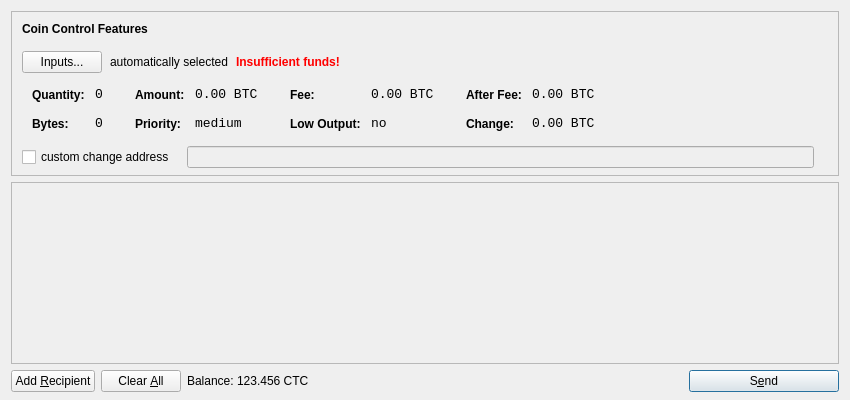
<?xml version="1.0" encoding="UTF-8"?>
<ui version="4.0">
 <class>SendCoinsDialog</class>
 <widget class="QDialog" name="SendCoinsDialog">
  <property name="geometry">
   <rect>
    <x>0</x>
    <y>0</y>
    <width>850</width>
    <height>400</height>
   </rect>
  </property>
  <property name="windowTitle">
   <string>Send Coins</string>
  </property>
  <layout class="QVBoxLayout" name="verticalLayout" stretch="0,1,0">
   <property name="bottomMargin">
    <number>8</number>
   </property>
   <item>
    <widget class="QFrame" name="frameCoinControl">
     <property name="sizePolicy">
      <sizepolicy hsizetype="Expanding" vsizetype="Expanding">
       <horstretch>0</horstretch>
       <verstretch>0</verstretch>
      </sizepolicy>
     </property>
     <property name="maximumSize">
      <size>
       <width>16777215</width>
       <height>16777215</height>
      </size>
     </property>
     <property name="frameShape">
      <enum>QFrame::StyledPanel</enum>
     </property>
     <property name="frameShadow">
      <enum>QFrame::Sunken</enum>
     </property>
     <layout class="QVBoxLayout" name="verticalLayoutCoinControl2">
      <property name="spacing">
       <number>-1</number>
      </property>
      <property name="leftMargin">
       <number>0</number>
      </property>
      <property name="topMargin">
       <number>0</number>
      </property>
      <property name="rightMargin">
       <number>0</number>
      </property>
      <property name="bottomMargin">
       <number>6</number>
      </property>
      <item>
       <layout class="QVBoxLayout" name="verticalLayoutCoinControl" stretch="0,0,0,0,1">
        <property name="spacing">
         <number>0</number>
        </property>
        <property name="leftMargin">
         <number>10</number>
        </property>
        <property name="topMargin">
         <number>10</number>
        </property>
        <item>
         <layout class="QHBoxLayout" name="horizontalLayoutCoinControl1">
          <property name="bottomMargin">
           <number>15</number>
          </property>
          <item>
           <widget class="QLabel" name="labelCoinControlFeatures">
            <property name="sizePolicy">
             <sizepolicy hsizetype="Preferred" vsizetype="Maximum">
              <horstretch>0</horstretch>
              <verstretch>0</verstretch>
             </sizepolicy>
            </property>
            <property name="font">
             <font>
              <weight>75</weight>
              <bold>true</bold>
             </font>
            </property>
            <property name="styleSheet">
             <string notr="true">font-weight:bold;</string>
            </property>
            <property name="text">
             <string>Coin Control Features</string>
            </property>
           </widget>
          </item>
         </layout>
        </item>
        <item>
         <layout class="QHBoxLayout" name="horizontalLayoutCoinControl2" stretch="0,0,0,0">
          <property name="spacing">
           <number>8</number>
          </property>
          <property name="bottomMargin">
           <number>10</number>
          </property>
          <item>
           <widget class="QPushButton" name="pushButtonCoinControl">
            <property name="styleSheet">
             <string notr="true"/>
            </property>
            <property name="text">
             <string>Inputs...</string>
            </property>
           </widget>
          </item>
          <item>
           <widget class="QLabel" name="labelCoinControlAutomaticallySelected">
            <property name="text">
             <string>automatically selected</string>
            </property>
            <property name="margin">
             <number>5</number>
            </property>
           </widget>
          </item>
          <item>
           <widget class="QLabel" name="labelCoinControlInsuffFunds">
            <property name="font">
             <font>
              <weight>75</weight>
              <bold>true</bold>
             </font>
            </property>
            <property name="styleSheet">
             <string notr="true">color:red;font-weight:bold;</string>
            </property>
            <property name="text">
             <string>Insufficient funds!</string>
            </property>
            <property name="margin">
             <number>5</number>
            </property>
           </widget>
          </item>
          <item>
           <spacer name="horizontalSpacerCoinControl">
            <property name="orientation">
             <enum>Qt::Horizontal</enum>
            </property>
            <property name="sizeHint" stdset="0">
             <size>
              <width>40</width>
              <height>1</height>
             </size>
            </property>
           </spacer>
          </item>
         </layout>
        </item>
        <item>
         <widget class="QWidget" name="widgetCoinControl" native="true">
          <property name="sizePolicy">
           <sizepolicy hsizetype="Preferred" vsizetype="Preferred">
            <horstretch>0</horstretch>
            <verstretch>0</verstretch>
           </sizepolicy>
          </property>
          <property name="minimumSize">
           <size>
            <width>0</width>
            <height>0</height>
           </size>
          </property>
          <property name="styleSheet">
           <string notr="true"/>
          </property>
          <layout class="QHBoxLayout" name="horizontalLayoutCoinControl5">
           <property name="margin">
            <number>0</number>
           </property>
           <item>
            <layout class="QHBoxLayout" name="horizontalLayoutCoinControl3" stretch="0,0,0,1">
             <property name="spacing">
              <number>20</number>
             </property>
             <property name="topMargin">
              <number>0</number>
             </property>
             <property name="bottomMargin">
              <number>10</number>
             </property>
             <item>
              <layout class="QFormLayout" name="formLayoutCoinControl1">
               <property name="horizontalSpacing">
                <number>10</number>
               </property>
               <property name="verticalSpacing">
                <number>14</number>
               </property>
               <property name="leftMargin">
                <number>10</number>
               </property>
               <property name="topMargin">
                <number>4</number>
               </property>
               <property name="rightMargin">
                <number>6</number>
               </property>
               <item row="0" column="0">
                <widget class="QLabel" name="labelCoinControlQuantityText">
                 <property name="styleSheet">
                  <string notr="true">font-weight:bold;</string>
                 </property>
                 <property name="text">
                  <string>Quantity:</string>
                 </property>
                 <property name="margin">
                  <number>0</number>
                 </property>
                </widget>
               </item>
               <item row="0" column="1">
                <widget class="QLabel" name="labelCoinControlQuantity">
                 <property name="font">
                  <font>
                   <family>Monospace</family>
                   <pointsize>10</pointsize>
                  </font>
                 </property>
                 <property name="cursor">
                  <cursorShape>IBeamCursor</cursorShape>
                 </property>
                 <property name="contextMenuPolicy">
                  <enum>Qt::ActionsContextMenu</enum>
                 </property>
                 <property name="text">
                  <string notr="true">0</string>
                 </property>
                 <property name="margin">
                  <number>0</number>
                 </property>
                 <property name="textInteractionFlags">
                  <set>Qt::LinksAccessibleByMouse|Qt::TextSelectableByKeyboard|Qt::TextSelectableByMouse</set>
                 </property>
                </widget>
               </item>
               <item row="1" column="0">
                <widget class="QLabel" name="labelCoinControlBytesText">
                 <property name="styleSheet">
                  <string notr="true">font-weight:bold;</string>
                 </property>
                 <property name="text">
                  <string>Bytes:</string>
                 </property>
                </widget>
               </item>
               <item row="1" column="1">
                <widget class="QLabel" name="labelCoinControlBytes">
                 <property name="font">
                  <font>
                   <family>Monospace</family>
                   <pointsize>10</pointsize>
                  </font>
                 </property>
                 <property name="cursor">
                  <cursorShape>IBeamCursor</cursorShape>
                 </property>
                 <property name="contextMenuPolicy">
                  <enum>Qt::ActionsContextMenu</enum>
                 </property>
                 <property name="text">
                  <string notr="true">0</string>
                 </property>
                 <property name="textInteractionFlags">
                  <set>Qt::LinksAccessibleByMouse|Qt::TextSelectableByKeyboard|Qt::TextSelectableByMouse</set>
                 </property>
                </widget>
               </item>
              </layout>
             </item>
             <item>
              <layout class="QFormLayout" name="formLayoutCoinControl2">
               <property name="horizontalSpacing">
                <number>10</number>
               </property>
               <property name="verticalSpacing">
                <number>14</number>
               </property>
               <property name="leftMargin">
                <number>6</number>
               </property>
               <property name="topMargin">
                <number>4</number>
               </property>
               <property name="rightMargin">
                <number>6</number>
               </property>
               <item row="0" column="0">
                <widget class="QLabel" name="labelCoinControlAmountText">
                 <property name="styleSheet">
                  <string notr="true">font-weight:bold;</string>
                 </property>
                 <property name="text">
                  <string>Amount:</string>
                 </property>
                 <property name="margin">
                  <number>0</number>
                 </property>
                </widget>
               </item>
               <item row="0" column="1">
                <widget class="QLabel" name="labelCoinControlAmount">
                 <property name="font">
                  <font>
                   <family>Monospace</family>
                   <pointsize>10</pointsize>
                  </font>
                 </property>
                 <property name="cursor">
                  <cursorShape>IBeamCursor</cursorShape>
                 </property>
                 <property name="contextMenuPolicy">
                  <enum>Qt::ActionsContextMenu</enum>
                 </property>
                 <property name="text">
                  <string notr="true">0.00 BTC</string>
                 </property>
                 <property name="textInteractionFlags">
                  <set>Qt::LinksAccessibleByMouse|Qt::TextSelectableByKeyboard|Qt::TextSelectableByMouse</set>
                 </property>
                </widget>
               </item>
               <item row="1" column="0">
                <widget class="QLabel" name="labelCoinControlPriorityText">
                 <property name="styleSheet">
                  <string notr="true">font-weight:bold;</string>
                 </property>
                 <property name="text">
                  <string>Priority:</string>
                 </property>
                </widget>
               </item>
               <item row="1" column="1">
                <widget class="QLabel" name="labelCoinControlPriority">
                 <property name="font">
                  <font>
                   <family>Monospace</family>
                   <pointsize>10</pointsize>
                  </font>
                 </property>
                 <property name="cursor">
                  <cursorShape>IBeamCursor</cursorShape>
                 </property>
                 <property name="contextMenuPolicy">
                  <enum>Qt::ActionsContextMenu</enum>
                 </property>
                 <property name="text">
                  <string>medium</string>
                 </property>
                 <property name="textInteractionFlags">
                  <set>Qt::LinksAccessibleByMouse|Qt::TextSelectableByKeyboard|Qt::TextSelectableByMouse</set>
                 </property>
                </widget>
               </item>
              </layout>
             </item>
             <item>
              <layout class="QFormLayout" name="formLayoutCoinControl3">
               <property name="horizontalSpacing">
                <number>10</number>
               </property>
               <property name="verticalSpacing">
                <number>14</number>
               </property>
               <property name="leftMargin">
                <number>6</number>
               </property>
               <property name="topMargin">
                <number>4</number>
               </property>
               <property name="rightMargin">
                <number>6</number>
               </property>
               <item row="0" column="0">
                <widget class="QLabel" name="labelCoinControlFeeText">
                 <property name="styleSheet">
                  <string notr="true">font-weight:bold;</string>
                 </property>
                 <property name="text">
                  <string>Fee:</string>
                 </property>
                 <property name="margin">
                  <number>0</number>
                 </property>
                </widget>
               </item>
               <item row="0" column="1">
                <widget class="QLabel" name="labelCoinControlFee">
                 <property name="font">
                  <font>
                   <family>Monospace</family>
                   <pointsize>10</pointsize>
                  </font>
                 </property>
                 <property name="cursor">
                  <cursorShape>IBeamCursor</cursorShape>
                 </property>
                 <property name="contextMenuPolicy">
                  <enum>Qt::ActionsContextMenu</enum>
                 </property>
                 <property name="text">
                  <string notr="true">0.00 BTC</string>
                 </property>
                 <property name="textInteractionFlags">
                  <set>Qt::LinksAccessibleByMouse|Qt::TextSelectableByKeyboard|Qt::TextSelectableByMouse</set>
                 </property>
                </widget>
               </item>
               <item row="1" column="0">
                <widget class="QLabel" name="labelCoinControlLowOutputText">
                 <property name="styleSheet">
                  <string notr="true">font-weight:bold;</string>
                 </property>
                 <property name="text">
                  <string>Low Output:</string>
                 </property>
                </widget>
               </item>
               <item row="1" column="1">
                <widget class="QLabel" name="labelCoinControlLowOutput">
                 <property name="font">
                  <font>
                   <family>Monospace</family>
                   <pointsize>10</pointsize>
                  </font>
                 </property>
                 <property name="cursor">
                  <cursorShape>IBeamCursor</cursorShape>
                 </property>
                 <property name="contextMenuPolicy">
                  <enum>Qt::ActionsContextMenu</enum>
                 </property>
                 <property name="text">
                  <string>no</string>
                 </property>
                 <property name="textInteractionFlags">
                  <set>Qt::LinksAccessibleByMouse|Qt::TextSelectableByKeyboard|Qt::TextSelectableByMouse</set>
                 </property>
                </widget>
               </item>
              </layout>
             </item>
             <item>
              <layout class="QFormLayout" name="formLayoutCoinControl4">
               <property name="horizontalSpacing">
                <number>10</number>
               </property>
               <property name="verticalSpacing">
                <number>14</number>
               </property>
               <property name="leftMargin">
                <number>6</number>
               </property>
               <property name="topMargin">
                <number>4</number>
               </property>
               <property name="rightMargin">
                <number>6</number>
               </property>
               <item row="0" column="0">
                <widget class="QLabel" name="labelCoinControlAfterFeeText">
                 <property name="styleSheet">
                  <string notr="true">font-weight:bold;</string>
                 </property>
                 <property name="text">
                  <string>After Fee:</string>
                 </property>
                 <property name="margin">
                  <number>0</number>
                 </property>
                </widget>
               </item>
               <item row="0" column="1">
                <widget class="QLabel" name="labelCoinControlAfterFee">
                 <property name="font">
                  <font>
                   <family>Monospace</family>
                   <pointsize>10</pointsize>
                  </font>
                 </property>
                 <property name="cursor">
                  <cursorShape>IBeamCursor</cursorShape>
                 </property>
                 <property name="contextMenuPolicy">
                  <enum>Qt::ActionsContextMenu</enum>
                 </property>
                 <property name="text">
                  <string notr="true">0.00 BTC</string>
                 </property>
                 <property name="textInteractionFlags">
                  <set>Qt::LinksAccessibleByMouse|Qt::TextSelectableByKeyboard|Qt::TextSelectableByMouse</set>
                 </property>
                </widget>
               </item>
               <item row="1" column="0">
                <widget class="QLabel" name="labelCoinControlChangeText">
                 <property name="styleSheet">
                  <string notr="true">font-weight:bold;</string>
                 </property>
                 <property name="text">
                  <string>Change:</string>
                 </property>
                </widget>
               </item>
               <item row="1" column="1">
                <widget class="QLabel" name="labelCoinControlChange">
                 <property name="font">
                  <font>
                   <family>Monospace</family>
                   <pointsize>10</pointsize>
                  </font>
                 </property>
                 <property name="cursor">
                  <cursorShape>IBeamCursor</cursorShape>
                 </property>
                 <property name="contextMenuPolicy">
                  <enum>Qt::ActionsContextMenu</enum>
                 </property>
                 <property name="text">
                  <string notr="true">0.00 BTC</string>
                 </property>
                 <property name="textInteractionFlags">
                  <set>Qt::LinksAccessibleByMouse|Qt::TextSelectableByKeyboard|Qt::TextSelectableByMouse</set>
                 </property>
                </widget>
               </item>
              </layout>
             </item>
            </layout>
           </item>
          </layout>
         </widget>
        </item>
        <item>
         <layout class="QHBoxLayout" name="horizontalLayoutCoinControl4" stretch="0,0,0">
          <property name="spacing">
           <number>12</number>
          </property>
          <property name="sizeConstraint">
           <enum>QLayout::SetDefaultConstraint</enum>
          </property>
          <property name="topMargin">
           <number>5</number>
          </property>
          <property name="rightMargin">
           <number>5</number>
          </property>
          <item>
           <widget class="QCheckBox" name="checkBoxCoinControlChange">
            <property name="text">
             <string>custom change address</string>
            </property>
           </widget>
          </item>
          <item>
           <widget class="QLineEdit" name="lineEditCoinControlChange">
            <property name="enabled">
             <bool>false</bool>
            </property>
            <property name="sizePolicy">
             <sizepolicy hsizetype="Expanding" vsizetype="Fixed">
              <horstretch>0</horstretch>
              <verstretch>0</verstretch>
             </sizepolicy>
            </property>
           </widget>
          </item>
          <item>
           <widget class="QLabel" name="labelCoinControlChangeLabel">
            <property name="sizePolicy">
             <sizepolicy hsizetype="Preferred" vsizetype="Expanding">
              <horstretch>0</horstretch>
              <verstretch>0</verstretch>
             </sizepolicy>
            </property>
            <property name="minimumSize">
             <size>
              <width>0</width>
              <height>0</height>
             </size>
            </property>
            <property name="text">
             <string/>
            </property>
            <property name="margin">
             <number>3</number>
            </property>
           </widget>
          </item>
         </layout>
        </item>
        <item>
         <spacer name="verticalSpacerCoinControl">
          <property name="orientation">
           <enum>Qt::Vertical</enum>
          </property>
          <property name="sizeHint" stdset="0">
           <size>
            <width>800</width>
            <height>1</height>
           </size>
          </property>
         </spacer>
        </item>
       </layout>
      </item>
     </layout>
    </widget>
   </item>
   <item>
    <widget class="QScrollArea" name="scrollArea">
     <property name="widgetResizable">
      <bool>true</bool>
     </property>
     <widget class="QWidget" name="scrollAreaWidgetContents">
      <property name="geometry">
       <rect>
        <x>0</x>
        <y>0</y>
        <width>830</width>
        <height>165</height>
       </rect>
      </property>
      <layout class="QVBoxLayout" name="verticalLayout_2">
       <property name="margin">
        <number>0</number>
       </property>
       <item>
        <layout class="QVBoxLayout" name="entries">
         <property name="spacing">
          <number>6</number>
         </property>
        </layout>
       </item>
       <item>
        <spacer name="verticalSpacer">
         <property name="orientation">
          <enum>Qt::Vertical</enum>
         </property>
         <property name="sizeHint" stdset="0">
          <size>
           <width>20</width>
           <height>40</height>
          </size>
         </property>
        </spacer>
       </item>
      </layout>
     </widget>
    </widget>
   </item>
   <item>
    <layout class="QHBoxLayout" name="horizontalLayout">
     <item>
      <widget class="QPushButton" name="addButton">
       <property name="toolTip">
        <string>Send to multiple recipients at once</string>
       </property>
       <property name="text">
        <string>Add &amp;Recipient</string>
       </property>
       <property name="icon">
        <iconset resource="../bitcoin.qrc">
         <normaloff>:/icons/add</normaloff>:/icons/add</iconset>
       </property>
       <property name="autoDefault">
        <bool>false</bool>
       </property>
      </widget>
     </item>
     <item>
      <widget class="QPushButton" name="clearButton">
       <property name="sizePolicy">
        <sizepolicy hsizetype="Minimum" vsizetype="Fixed">
         <horstretch>0</horstretch>
         <verstretch>0</verstretch>
        </sizepolicy>
       </property>
       <property name="toolTip">
        <string>Remove all transaction fields</string>
       </property>
       <property name="text">
        <string>Clear &amp;All</string>
       </property>
       <property name="icon">
        <iconset resource="../bitcoin.qrc">
         <normaloff>:/icons/remove</normaloff>:/icons/remove</iconset>
       </property>
       <property name="autoRepeatDelay">
        <number>300</number>
       </property>
       <property name="autoDefault">
        <bool>false</bool>
       </property>
      </widget>
     </item>
     <item>
      <layout class="QHBoxLayout" name="horizontalLayout_2">
       <property name="spacing">
        <number>3</number>
       </property>
       <item>
        <widget class="QLabel" name="label">
         <property name="text">
          <string>Balance:</string>
         </property>
        </widget>
       </item>
       <item>
        <widget class="QLabel" name="labelBalance">
         <property name="cursor">
          <cursorShape>IBeamCursor</cursorShape>
         </property>
         <property name="text">
          <string>123.456 CTC</string>
         </property>
         <property name="textInteractionFlags">
          <set>Qt::LinksAccessibleByMouse|Qt::TextSelectableByKeyboard|Qt::TextSelectableByMouse</set>
         </property>
        </widget>
       </item>
      </layout>
     </item>
     <item>
      <spacer name="horizontalSpacer">
       <property name="orientation">
        <enum>Qt::Horizontal</enum>
       </property>
       <property name="sizeHint" stdset="0">
        <size>
         <width>40</width>
         <height>20</height>
        </size>
       </property>
      </spacer>
     </item>
     <item>
      <widget class="QPushButton" name="sendButton">
       <property name="minimumSize">
        <size>
         <width>150</width>
         <height>0</height>
        </size>
       </property>
       <property name="toolTip">
        <string>Confirm the send action</string>
       </property>
       <property name="text">
        <string>S&amp;end</string>
       </property>
       <property name="icon">
        <iconset resource="../bitcoin.qrc">
         <normaloff>:/icons/send</normaloff>:/icons/send</iconset>
       </property>
       <property name="default">
        <bool>true</bool>
       </property>
      </widget>
     </item>
    </layout>
   </item>
  </layout>
 </widget>
 <resources>
  <include location="../bitcoin.qrc"/>
 </resources>
 <connections/>
</ui>
